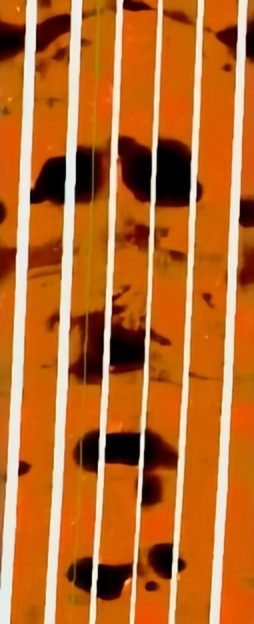
#> input picture 2.png, 254 x 624 px
$ python 'cris修复.py'
#> lines starting #> are read from the running program, lines starting #| are printed output that depends on the picture; after the words box and inside, x2 and y2 are one past the last pixel; in counts of white or black regions, pixels touching at a corner belong together
import cv2
import numpy as np

def criminisi(image, mask):
    # 使用Criminisi算法（OpenCV的实现）进行图像修复
    filled_image = cv2.inpaint(image, mask, 6, cv2.INPAINT_TELEA)
    return filled_image

# 加载图像
image = cv2.imread('2.png')
#> image is the input picture: shape (624, 254, 3); mean B, G, R 44.4, 107.8, 186.8

# 确保图像已成功加载
if image is None:
    print("错误：未找到图像。")
else:
    # 以灰度模式读取图像
    img_gray = cv2.imread('2.png', cv2.IMREAD_GRAYSCALE)
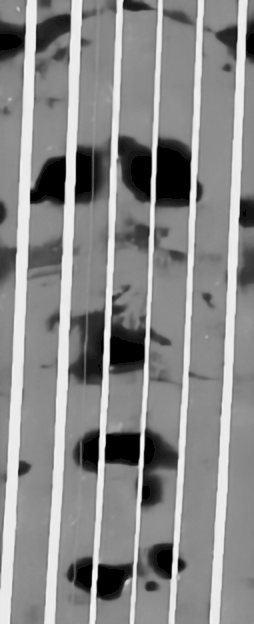
#> img_gray: shape (624, 254); min 0, max 251, mean 137.3

    # 阈值操作，将像素值 >= 140 的设为 255，其余设为 0
    ret, mask = cv2.threshold(img_gray, 140, 255, cv2.THRESH_BINARY)
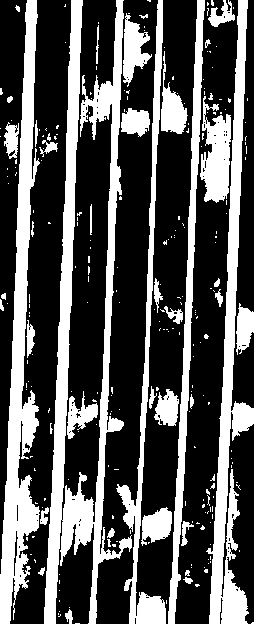
#> mask: shape (624, 254); 33.7% white; 252 white regions (210 under 20 px), largest, box (x1, y1, x2, y2) and area: (44, 0, 132, 624) 14849, (0, 0, 40, 624) 9991, (206, 0, 254, 624) 8676

    # 使用Criminisi算法修复图像
    fixed_image = criminisi(image, mask)
#> in criminisi, `filled_image = cv2.inpaint(image, mask, 6, cv2.INPAINT_TELEA)`:
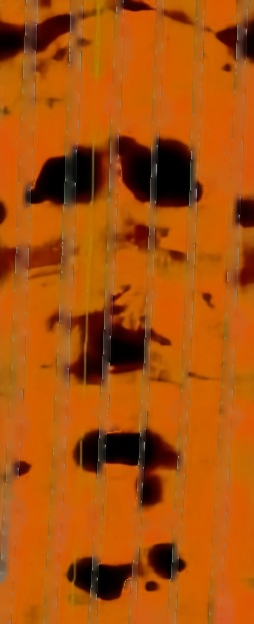
#> filled_image: shape (624, 254, 3); mean B, G, R 10.4, 81.4, 171.7

    # 显示原始图像和修复后的图像
    cv2.imshow('原始图像', image)
    cv2.imshow('修复后的图像', fixed_image)

    # 保存修复后的图像
    cv2.imwrite('fixed_image.jpg', fixed_image)

    # 等待按键后关闭所有窗口
    cv2.waitKey(0)
    cv2.destroyAllWindows()

$ run again, with 1.png copied over 2.png
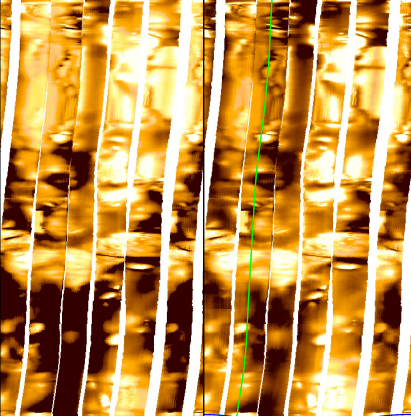
#> input picture 1.png, 411 x 416 px
#> image is the input picture: shape (416, 411, 3); mean B, G, R 75.2, 148, 197.6
#> `ret, mask = cv2.threshold(img_gray, 140, 255, cv2.THRESH_BINARY)`:
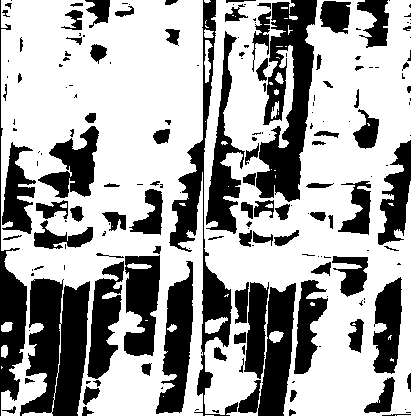
#> mask: shape (416, 411); 64.7% white; 188 black regions (95 under 20 px), largest, box (x1, y1, x2, y2) and area: (20, 278, 90, 416) 6661, (256, 0, 317, 202) 6618, (169, 0, 238, 416) 4976
#> in criminisi, `filled_image = cv2.inpaint(image, mask, 6, cv2.INPAINT_TELEA)`:
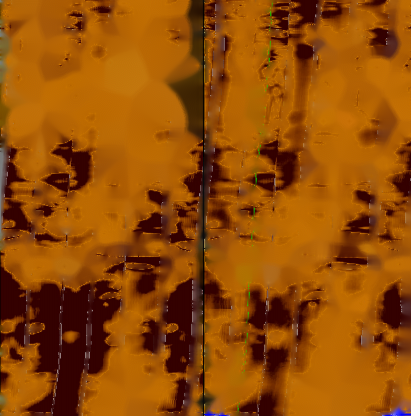
#> filled_image: shape (416, 411, 3); mean B, G, R 5, 75.8, 147

$ run again, with 4.png copied over 2.png
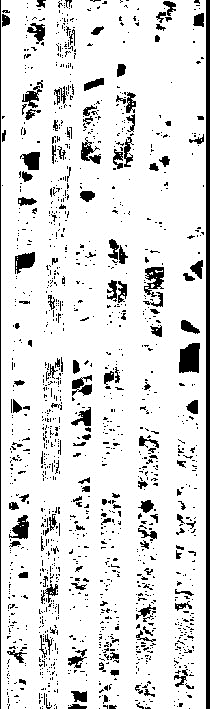
#> input picture 4.png, 210 x 709 px
#> image is the input picture: shape (709, 210, 3); min 0, max 255, mean 223.7
#> mask: shape (709, 210); 87.8% white; 1403 black regions (1252 under 20 px), largest, box (x1, y1, x2, y2) and area: (206, 0, 210, 709) 2836, (0, 0, 1, 709) 709, (179, 343, 200, 373) 523
#> in criminisi, `filled_image = cv2.inpaint(image, mask, 6, cv2.INPAINT_TELEA)`:
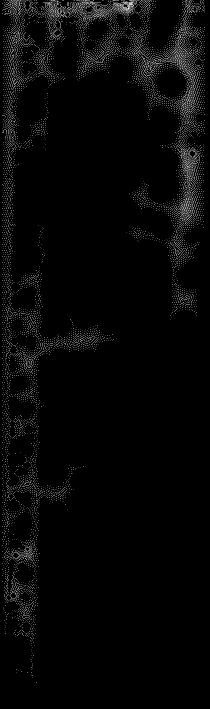
#> filled_image: shape (709, 210, 3); min 0, max 5, mean 0.14; drawn with min black and max white
